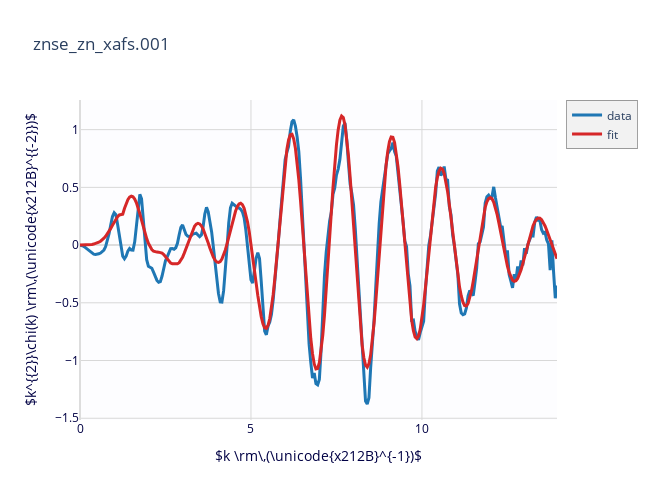
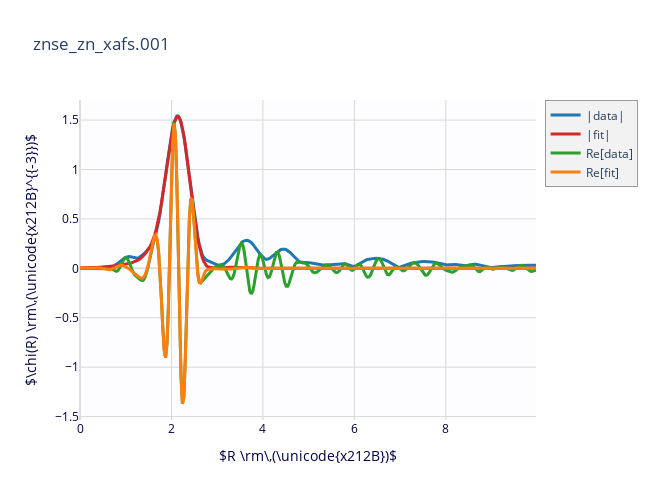

These figures' notebook cell, in order:
### Code cell
# finally, plot the results
fig6, fig7 = plot_chifit(result.datasets[0], show_real=True)

### Figure 1 — Plotly figure (JSON) as saved in the notebook; plotly's stock layout.template omitted (floating-point values rounded to 4 significant figures; data arrays with more than 128 entries replaced by an {"elided": "..."} marker saying what was removed)
{"data": [{"line": {"color": "#1f77b4", "width": 3}, "name": "data", "type": "scatter", "uid": "24f12c04-9841-43c4-9cf8-12870f57669e", "x": {"elided": "280 float values"}, "y": {"elided": "280 float values"}}, {"line": {"color": "#d62728", "width": 3}, "name": "fit", "type": "scatter", "uid": "c5c1f739-b230-4318-8e8b-3dc00d89e1a6", "x": {"elided": "280 float values"}, "y": {"elided": "280 float values"}}], "layout": {"height": 500, "hovermode": "closest", "legend": {"bgcolor": "#F2F2F2", "borderwidth": 0.5}, "plot_bgcolor": "#FDFDFF", "showlegend": true, "title": {"text": "znse_zn_xafs.001"}, "width": 650, "xaxis": {"color": "#004", "gridcolor": "#D8D8D8", "range": [0, null], "showgrid": true, "title": {"text": "$k \\rm\\,(\\unicode{x212B}^{-1})$"}, "zerolinecolor": "#DDD"}, "yaxis": {"color": "#004", "gridcolor": "#D8D8D8", "showgrid": true, "title": {"text": "$k^{{2}}\\chi(k) \\rm\\,(\\unicode{x212B}^{{-2}})$"}, "zerolinecolor": "#DDD"}}}

### Figure 2 — Plotly figure (JSON) as saved in the notebook; plotly's stock layout.template omitted (floating-point values rounded to 4 significant figures; data arrays with more than 128 entries replaced by an {"elided": "..."} marker saying what was removed)
{"data": [{"line": {"color": "#1f77b4", "width": 3}, "name": "|data|", "type": "scatter", "uid": "d3ee911e-2fd4-4c18-812d-42dea87780a8", "x": {"elided": "326 float values"}, "y": {"elided": "326 float values"}}, {"line": {"color": "#d62728", "width": 3}, "name": "|fit|", "type": "scatter", "uid": "0b08d51c-16c3-40f6-941a-05a18f91de25", "x": {"elided": "326 float values"}, "y": {"elided": "326 float values"}}, {"line": {"color": "#2ca02c", "width": 3}, "name": "Re[data]", "type": "scatter", "uid": "10c268a8-6e88-44aa-82da-167a634194ee", "x": {"elided": "326 float values"}, "y": {"elided": "326 float values"}}, {"line": {"color": "#ff7f0e", "width": 3}, "name": "Re[fit]", "type": "scatter", "uid": "5425998b-4af5-41a9-bc35-8ba41d329044", "x": {"elided": "326 float values"}, "y": {"elided": "326 float values"}}], "layout": {"height": 500, "hovermode": "closest", "legend": {"bgcolor": "#F2F2F2", "borderwidth": 0.5}, "plot_bgcolor": "#FDFDFF", "showlegend": true, "title": {"text": "znse_zn_xafs.001"}, "width": 650, "xaxis": {"color": "#004", "gridcolor": "#D8D8D8", "showgrid": true, "title": {"text": "$R \\rm\\,(\\unicode{x212B})$"}, "zerolinecolor": "#DDD"}, "yaxis": {"color": "#004", "gridcolor": "#D8D8D8", "showgrid": true, "title": {"text": "$\\chi(R) \\rm\\,(\\unicode{x212B}^{{-3}})$"}, "zerolinecolor": "#DDD"}}}
